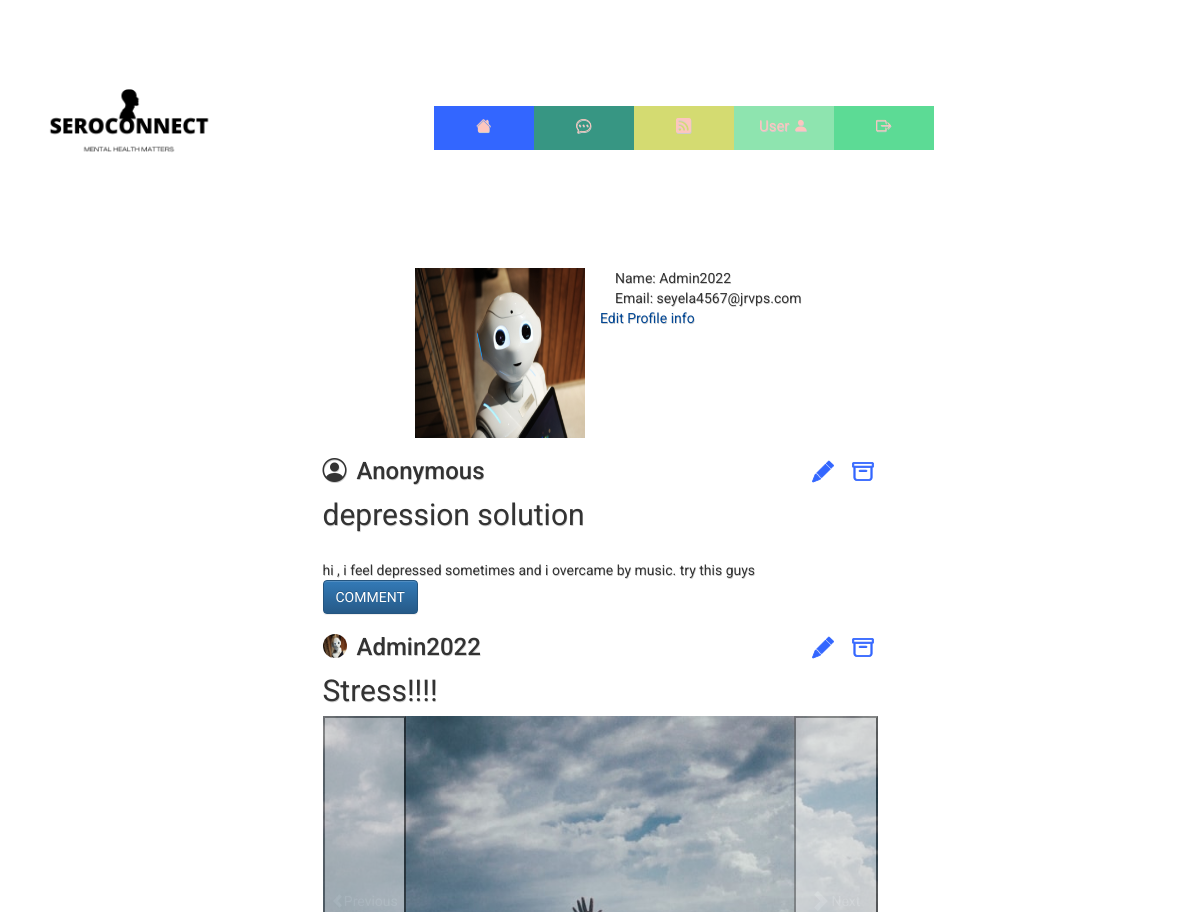
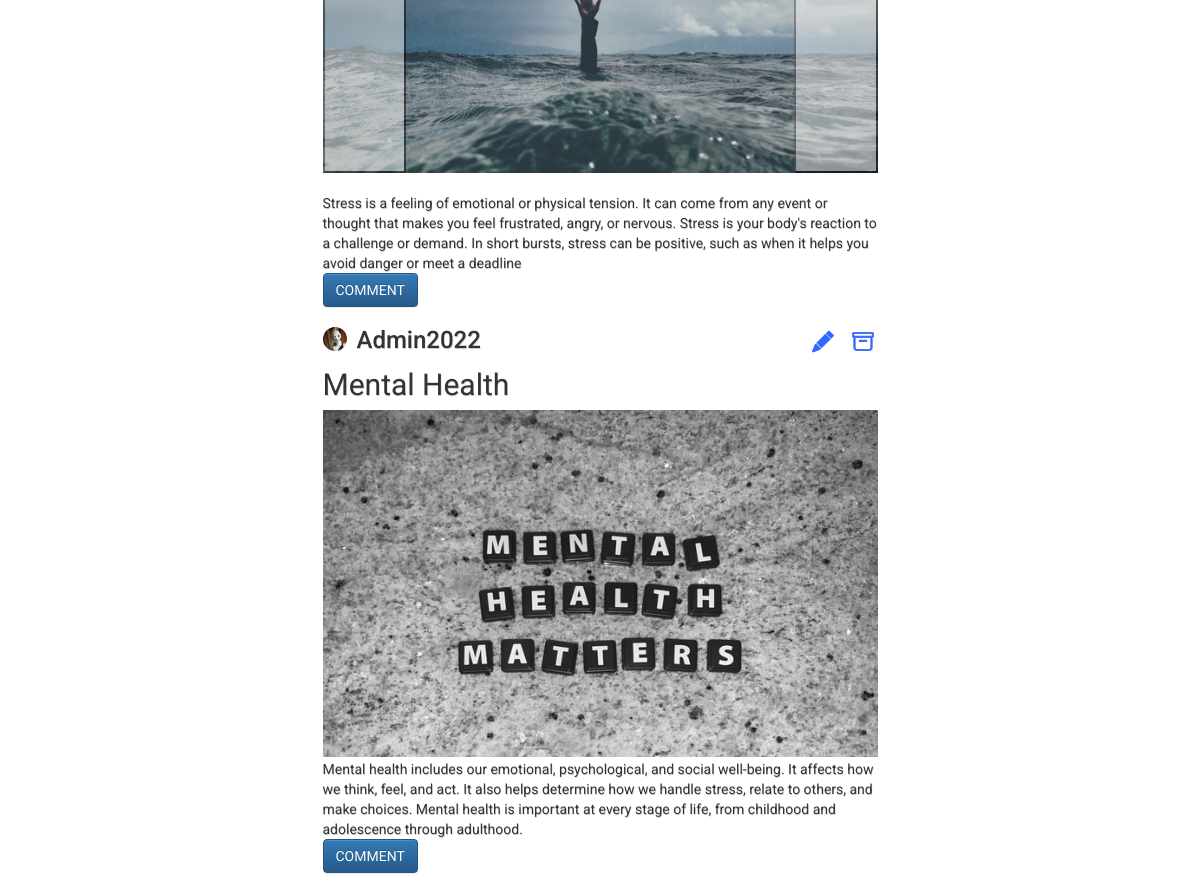
Screenshot of /userprofile (signed in) with the database file from the repository (2 pictures, top to bottom).
### website/database/models.py (models this page shows)
class User(db.Model, UserMixin):
    id=db.Column(db.Integer,primary_key=True)
    email=db.Column(db.String(150),unique=True)
    password=db.Column(db.String(150))
    username=db.Column(db.String(150),unique=True)
    date=db.Column(db.DateTime(timezone=True), default=func.now())
    userimage=db.Column(db.String(150))
    activation=db.Column(db.Boolean,nullable=False,default=False)
    Admin=db.Column(db.Boolean,default=False)
    Post = db.relationship("Post", back_populates="owner",cascade='delete')

class Post(db.Model):
    id=db.Column(db.Integer,primary_key=True)
    title = db.Column(db.String(100), nullable=False)
    content = db.Column(db.Text)
    user_id = db.Column(db.Integer, db.ForeignKey("user.id"))
    date=db.Column(db.DateTime(timezone=True), default=func.now())
    anonymous=db.Column(db.Boolean,nullable=False,default=False)
    owner=db.relationship('User',back_populates='Post')
    comments=db.relationship('Comment',back_populates='post',cascade='delete')
    image=db.relationship('Image',back_populates='post',cascade='delete')

class Image(db.Model):
    id=db.Column(db.Integer,primary_key=True)
    image=db.Column(db.String(150))
    post=db.relationship('Post', back_populates='image')
    post_id = db.Column(db.Integer, db.ForeignKey('post.id'))

### website/views.py (the view)
@views.route('/userprofile',methods=['GET', 'POST'])
@login_required
@check_confirmed
def userprofile():
    page=request.args.get('page',1,type=int)
    posts=Post.query.filter(Post.user_id==current_user.id).paginate(page=page,per_page=4)
    if "hx_request"  in request.headers:
        return render_template("forum/viewpost.html",user=current_user,postuser=User,posts=posts,postcomment=Comment,postimage=Image)
    return render_template('profile.html',user=current_user,posts=posts,postuser=User,postcomment=Comment,postimage=Image)

### website/__init__.py (called while the page is built)
@login_manager.user_loader
def load_user(id):
    return User.query.get(int(id))

### website/templates/profile.html
{% extends "base.html" %} {% block title %}SeroConnect{% endblock %}{% block content%}
<section class="Profile col-md-12">
    {%if current_user.userimage%}
    <div class="profileimage col-md-6"><img src="{{url_for('static',filename='images/User/'+current_user.userimage)}}"alt="Userimage"></div>
    {%else%}
    <div class="profileimage col-md-6"><img src="{{url_for('static',filename='images/User/default_avatar.png')}}" alt="Userimage"></div>
    {%endif%}
    <div class="username col-md-6">Name: {{current_user.username}}</div>
    <div class="email col-md-6">Email: {{current_user.email}}</div>
    <a href="{{url_for('views.profileinfo')}}">Edit Profile info</a>
</section>
<div class="Userposts">
    {% include 'forum/viewpost.html' %}
</div>
{%endblock%}

### website/templates/base.html (shortened to what this page needs)
<!DOCTYPE html>
<html lang="en">
  <head>
    <link rel="stylesheet" href="https://stackpath.bootstrapcdn.com/bootstrap/4.4.1/css/bootstrap.min.css"
/>
    <link rel="stylesheet" href="https://cdn.jsdelivr.net/npm/bootstrap@3.3.7/dist/css/bootstrap.min.css">
    <link rel="stylesheet" href="https://cdn.jsdelivr.net/npm/bootstrap@3.3.7/dist/css/bootstrap-theme.min.css">
    <link rel="stylesheet" href="https://stackpath.bootstrapcdn.com/font-awesome/4.7.0/css/font-awesome.min.css"/>
    <link rel="stylesheet" href="https://cdn.jsdelivr.net/npm/bootstrap-icons@1.8.3/font/bootstrap-icons.css">
    <link rel= "stylesheet" type= "text/css" href= "{{ url_for('static',filename='css/styles.css') }}">
  </head>
  <body>
   <nav class="navbar">
      <img src="{{ url_for('static',filename='images/seroconnect.png') }}" alt="logo" class="logo">
      <button class="navbar-toggler"  type="button"
        data-toggle="collapse"
        data-target="#navbar"
       >
       <span class="navbar-toggler-icon"></span>
      <button class="navbar-toggler" type="button" data-toggle="collapse" data-target="#navbar">
        <span class="navbar-toggler-icon"></span>
      </button>
        <ul class="nav">
          <li>
            <a href="/" >
              <i class="bi bi-house-fill"></i>
              <div class = "title">Home</div>
            </a>
          </li>
          {% if user.is_authenticated%}
          <li>
            <a href="/forum">
              <i class="bi bi-chat-dots"></i>
              <div class = "title">Forum</div>
            </a>
          </li>
          <li>
            <a href="{{url_for('views.podcast')}}">
              <i class="bi bi-rss-fill"></i>
              <div class = "title">Podcast</div>
            </a>
          </li>
          <li>
            <a href="{{url_for('views.userprofile')}}">User
              <i class="bi bi-person-fill"></i>
              <div class = "title">Profile</div>
            </a>
          </li>
          <li>
            <a href="/logout">
              <i class="bi bi-box-arrow-right"></i>
              <div class = "title">Logout</div>
            </a>
          </li>
         {% endif %}
         <div class="background"></div>
        </ul>
    </nav>
      <div class="container">{% block content %}{% endblock %}</div>
  </body>
</html>

### website/templates/forum/viewpost.html
{%for post in posts.items%}
{% if loop.last and posts.has_next %}
<div hx-get="{{url_for('views.forum', page = posts.next_num)}}" hx-trigger="revealed" hx-swap="afterend">
  {% else %}
  <div>
    {%endif%}
    <section class="post offset-md-3">
      <div class="posthead">
        <div class="name">
          {% if post.anonymous==False %}
            {%if postuser.query.filter_by(id=post.user_id).first().userimage%}
             <h3><img src="{{url_for('static',filename='images/User/'+postuser.query.filter_by(id=post.user_id).first().userimage)}}">{{postuser.query.filter_by(id=post.user_id).first().username }}</h3>
            {%else%}
             <h3> <i class="bi bi-person-circle"></i>{{postuser.query.filter_by(id=post.user_id).first().username }}</h3>
            {%endif%}
          {%else%}
          <h3> <i class="bi bi-person-circle"></i>Anonymous</h3>
          {%endif%}
       </div>
        {% if post.user_id==user.id or current_user.Admin%}
        <form action="{{ url_for('post.deletepost',postid=post.id) }}" class='deleteform' method="POST">
          <button class='deletebtn btnoutline' action="submit"><i class="bi bi-archive"></i></button>
        </form>
        <form action="{{ url_for('post.editpost',postid=post.id) }}" method="GET">
          <button id='editbtn' class="btnoutline editbtn" action="submit"><i class="bi bi-pencil-fill"></i></button>
        </form>
      </div>
        {%endif%}
      <div class="title">
        {{post.title}}
      </div>
      <div class="images">
        {% set images=postimage.query.filter(postimage.post_id==post.id).all()%}
        {%if images%}
        {%if images|length>1%}
        <div id="carouselExampleControls" class="carousel slide" data-bs-ride="carousel">
          <div class="carousel-inner">
            {%for image in images %}
            <div class="carousel-item active">
              <img src="{{url_for('static',filename='images/'+image.image)}}"  class="d-block w-100 {% if loop.counter == 1 %} active {% endif %}"  alt="">
            </div>
            {%endfor%}
          </div>
          <button class="carousel-control-prev" type="button" data-bs-target="#carouselExampleControls" data-bs-slide="prev">
            <span class="carousel-control-prev-icon" aria-hidden="true"></span>
            <span class="visually-hidden">Previous</span>
          </button>
          <button class="carousel-control-next" type="button" data-bs-target="#carouselExampleControls" data-bs-slide="next">
            <span class="carousel-control-next-icon" aria-hidden="true"></span>
            <span class="visually-hidden">Next</span>
          </button>
        </div>
        {%else%}
        <div class="image-display">
          <img src="{{url_for('static',filename='images/'+images[0].image)}}"  alt="">
        </div>
      </div>
       {%endif%}
      {% endif %}
      <br>
      {{post.content}}
      <br>
      <a class="btn btn-primary text-uppercase" href="{{url_for('comments.show_comments',postid=post.id,userid=current_user.id)}}">Comment</a>
  </div>
  </section>
  {%endfor%}

### website/static/css/styles.css (style rules this page uses)
body { background-color: white; font-family: 'Roboto', sans-serif; text-shadow: .5px .5px 0#CCCCCC; padding-bottom:20px; }
.background { position: fixed; z-index: -1; top: 0; right: 0; bottom: 0; left: 0; transition: .75s; }
nav img { width: 20%; }
.nav { padding: 0px; width: 640px; margin: 100px auto auto auto; }
ul { list-style-type: none; }
li a { padding: 30px; float:left; width: 100px; text-align:center; font-size:15px; color:#fdc6be; text-decoration:none; }
li i { height: 70px; -webkit-text-stroke: 0px; }
li a .title { font-size:0px; font-family: 'Roboto', sans-serif; color: black; }
.nav li:first-child a { background:#3366ff !important; }
.nav li:nth-child(2) a { background:#379683 !important; }
.nav li:nth-child(3) a { background:#d4db71 !important; }
.nav li:nth-child(4) a { background:#8ee4af !important; }
.nav li:nth-child(5) a { background:#5cdb95 !important; }
section.post { width:50%; }
.image-display img { width:100%; height:100%; padding-bottom: 2px; }
div.title { font-family: 'Roboto', sans-serif; font-size: 30px; padding-bottom:3px; }
.btnoutline { padding: 10px; border: none; background: none; position: absolute; top: 10px; left: 260%; }
#editbtn { left: 240%; }
.name { width: 200px; }
.name i { padding-right: 10px; }
.posthead { position: relative; display: inline-block; }
.btnoutline i { font-size: 1.5em; -webkit-text-stroke: 0.8px; color: #3366ff; }
.profileimage img { width: 170px; height: 170px; }
.name img { width: 24px; height: 24px; border-radius:50%; float: left; margin-right: 10px; }
a { color: #024794; }
:root { --red: hsl(0, 78%, 62%); --cyan: hsl(180, 62%, 55%); --orange: hsl(34, 97%, 64%); --blue: hsl(212, 86%, 64%); --varyDarkBlue: hsl(234, 12%, 34%); --grayishBlue: hsl(229, 6%, 66%); --veryLightGray: hsl(0, 0%, 98%); --weight1: 200; --weight2: 400; --weight3: 600; }
img { float: right; }

### rows the page displays
User: userimage (picture), username "Admin2022", email "seyela4567@jrvps.com", query.filter_by "Admin2022"
Post: anonymous True (drawn), title "depression solution", content "hi , i feel depressed sometimes and i overcame by music. try this guys"
Post: user.userimage (picture), title "Stress!!!!", content "Stress is a feeling of emotional or physical tension. It can come from any event or thought that makes you feel frustrated, angry, or nervous. Stress is your body's reaction to a challenge or demand. In short bursts, stress can be positive, such as when it helps you avoid danger or meet a deadline"
Image: image (picture)
Post: user.userimage (picture), title "Mental Health", image (picture), content "Mental health includes our emotional, psychological, and social well-being. It affects how we think, feel, and act. It also helps determine how we handle stress, relate to others, and make choices. Mental health is important at every stage of life, from childhood and adolescence through adulthood."
